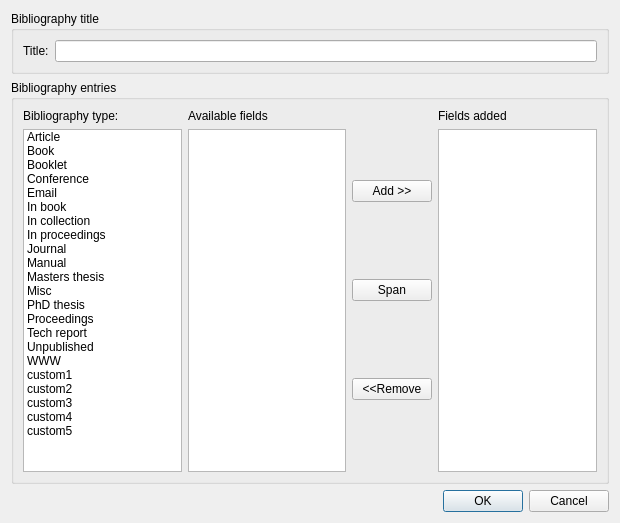
<?xml version="1.0" encoding="UTF-8"?>
<ui version="4.0">
 <class>InsertBibliographyDialog</class>
 <widget class="QDialog" name="InsertBibliographyDialog">
  <property name="windowModality">
   <enum>Qt::NonModal</enum>
  </property>
  <property name="geometry">
   <rect>
    <x>0</x>
    <y>0</y>
    <width>620</width>
    <height>523</height>
   </rect>
  </property>
  <property name="windowTitle">
   <string>Insert Bibliography</string>
  </property>
  <property name="modal">
   <bool>true</bool>
  </property>
  <layout class="QVBoxLayout" name="verticalLayout_5">
   <item>
    <widget class="QGroupBox" name="titlegroupBox">
     <property name="title">
      <string>Bibliography title</string>
     </property>
     <layout class="QGridLayout" name="gridLayout">
      <item row="0" column="0">
       <widget class="QLabel" name="titleLabel">
        <property name="text">
         <string>Title:</string>
        </property>
       </widget>
      </item>
      <item row="0" column="1">
       <widget class="QLineEdit" name="title"/>
      </item>
     </layout>
    </widget>
   </item>
   <item>
    <widget class="QGroupBox" name="groupBox">
     <property name="title">
      <string>Bibliography entries</string>
     </property>
     <layout class="QHBoxLayout" name="horizontalLayout">
      <item>
       <layout class="QVBoxLayout" name="verticalLayout">
        <item>
         <widget class="QLabel" name="bibTypesLabel">
          <property name="text">
           <string>Bibliography type:</string>
          </property>
         </widget>
        </item>
        <item>
         <widget class="QListWidget" name="bibTypes">
          <item>
           <property name="text">
            <string>Article</string>
           </property>
          </item>
          <item>
           <property name="text">
            <string>Book</string>
           </property>
          </item>
          <item>
           <property name="text">
            <string>Booklet</string>
           </property>
          </item>
          <item>
           <property name="text">
            <string>Conference</string>
           </property>
          </item>
          <item>
           <property name="text">
            <string>Email</string>
           </property>
          </item>
          <item>
           <property name="text">
            <string>In book</string>
           </property>
          </item>
          <item>
           <property name="text">
            <string>In collection</string>
           </property>
          </item>
          <item>
           <property name="text">
            <string>In proceedings</string>
           </property>
          </item>
          <item>
           <property name="text">
            <string>Journal</string>
           </property>
          </item>
          <item>
           <property name="text">
            <string>Manual</string>
           </property>
          </item>
          <item>
           <property name="text">
            <string>Masters thesis</string>
           </property>
          </item>
          <item>
           <property name="text">
            <string>Misc</string>
           </property>
          </item>
          <item>
           <property name="text">
            <string>PhD thesis</string>
           </property>
          </item>
          <item>
           <property name="text">
            <string>Proceedings</string>
           </property>
          </item>
          <item>
           <property name="text">
            <string>Tech report</string>
           </property>
          </item>
          <item>
           <property name="text">
            <string>Unpublished</string>
           </property>
          </item>
          <item>
           <property name="text">
            <string>WWW</string>
           </property>
          </item>
          <item>
           <property name="text">
            <string>custom1</string>
           </property>
          </item>
          <item>
           <property name="text">
            <string>custom2</string>
           </property>
          </item>
          <item>
           <property name="text">
            <string>custom3</string>
           </property>
          </item>
          <item>
           <property name="text">
            <string>custom4</string>
           </property>
          </item>
          <item>
           <property name="text">
            <string>custom5</string>
           </property>
          </item>
         </widget>
        </item>
       </layout>
      </item>
      <item>
       <layout class="QVBoxLayout" name="verticalLayout_2">
        <item>
         <widget class="QLabel" name="availableFieldsLabel">
          <property name="text">
           <string>Available fields </string>
          </property>
         </widget>
        </item>
        <item>
         <widget class="QListWidget" name="availableFields"/>
        </item>
       </layout>
      </item>
      <item>
       <layout class="QVBoxLayout" name="verticalLayout_4">
        <item>
         <widget class="QPushButton" name="add">
          <property name="text">
           <string>Add &gt;&gt;</string>
          </property>
         </widget>
        </item>
        <item>
         <widget class="QPushButton" name="span">
          <property name="text">
           <string>Span</string>
          </property>
         </widget>
        </item>
        <item>
         <widget class="QPushButton" name="remove">
          <property name="text">
           <string>&lt;&lt;Remove</string>
          </property>
         </widget>
        </item>
       </layout>
      </item>
      <item>
       <layout class="QVBoxLayout" name="verticalLayout_3">
        <item>
         <widget class="QLabel" name="addedFieldsLabel">
          <property name="text">
           <string>Fields added</string>
          </property>
         </widget>
        </item>
        <item>
         <widget class="QListWidget" name="addedFields"/>
        </item>
       </layout>
      </item>
     </layout>
    </widget>
   </item>
   <item>
    <widget class="QDialogButtonBox" name="buttonBox">
     <property name="orientation">
      <enum>Qt::Horizontal</enum>
     </property>
     <property name="standardButtons">
      <set>QDialogButtonBox::Cancel|QDialogButtonBox::Ok</set>
     </property>
    </widget>
   </item>
  </layout>
 </widget>
 <resources/>
 <connections>
  <connection>
   <sender>buttonBox</sender>
   <signal>rejected()</signal>
   <receiver>InsertBibliographyDialog</receiver>
   <slot>reject()</slot>
   <hints>
    <hint type="sourcelabel">
     <x>536</x>
     <y>440</y>
    </hint>
    <hint type="destinationlabel">
     <x>286</x>
     <y>274</y>
    </hint>
   </hints>
  </connection>
  <connection>
   <sender>buttonBox</sender>
   <signal>accepted()</signal>
   <receiver>InsertBibliographyDialog</receiver>
   <slot>accept()</slot>
   <hints>
    <hint type="sourcelabel">
     <x>468</x>
     <y>434</y>
    </hint>
    <hint type="destinationlabel">
     <x>157</x>
     <y>274</y>
    </hint>
   </hints>
  </connection>
 </connections>
</ui>
